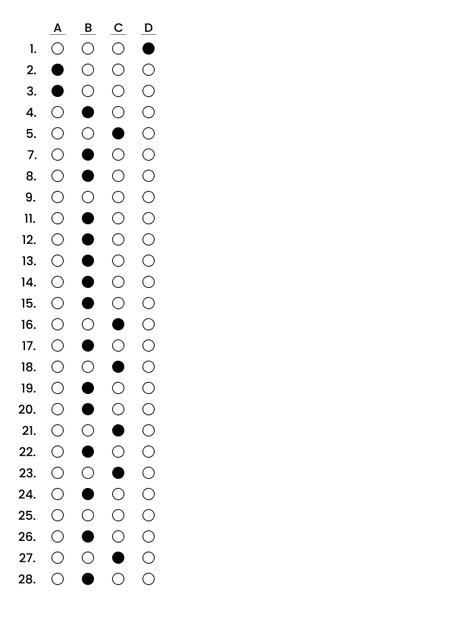
#> input picture list_img3.jpg, 451 x 638 px, shrunk from 595 x 842 before the run
$ python main.py
#> lines starting #> are read from the running program, lines starting #| are printed output that depends on the picture; after the words box and inside, x2 and y2 are one past the last pixel; in counts of white or black regions, pixels touching at a corner belong together; pictures that were not available may be replaced by others from this repository, and a replacement may not be noted
import cv2
import numpy as np


list_img = cv2.imread('list_img3.jpg', 1)
#> list_img is the input picture: shape (638, 451, 3); min 0, max 255, mean 249.3
list_img  = cv2.cvtColor(list_img, cv2.COLOR_BGR2GRAY)
#> list_img: shape (638, 451)
black_spot = cv2.imread('black_spot.jpg', 0)
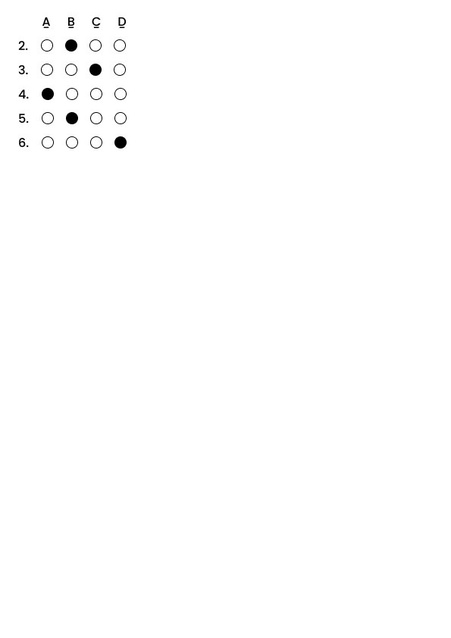
#> input picture list_img2.jpg, 451 x 638 px, shrunk from 595 x 842 before the run, given in place of black_spot.jpg, which was not available
#> black_spot is the input picture: shape (638, 451); min 0, max 255, mean 253.8
# black_spot = cv2.cvtColor(black_spot, cv2.COLOR_BGR2GRAY)
mark1 = cv2.imread('mark1-2.jpg', 0)
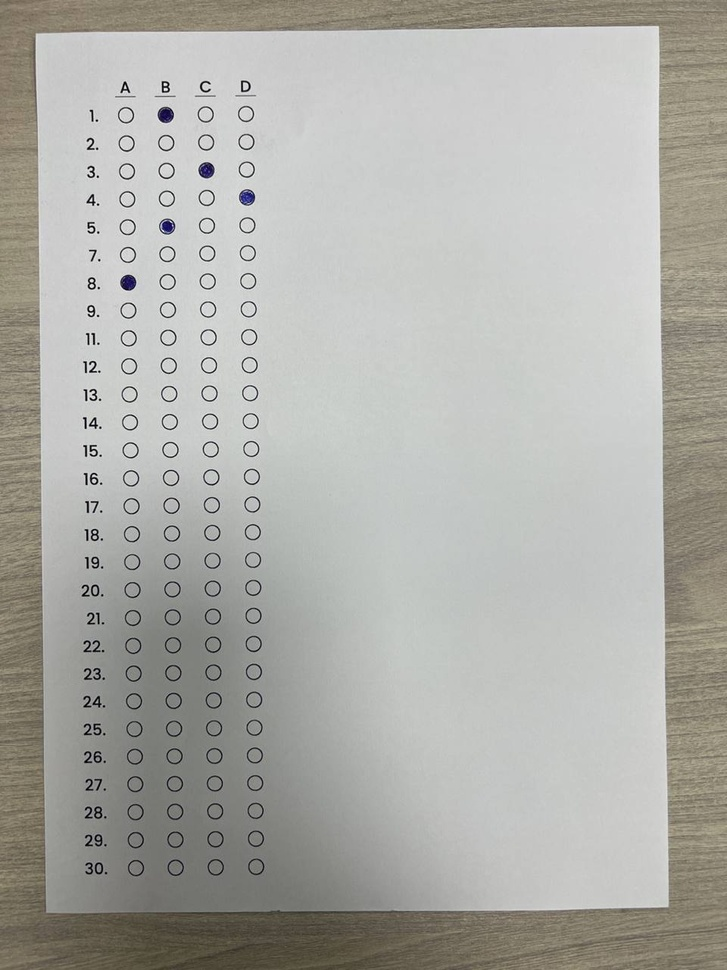
#> input picture list_img4.jpg, 727 x 970 px, shrunk from 960 x 1280 before the run, given in place of mark1-2.jpg, which was not available
#> mark1: shape (970, 727); min 0, max 250, mean 173.2
# mark1 = cv2.cvtColor(mark1, cv2.COLOR_BGR2GRAY)
mark2 = cv2.imread('mark2-2.jpg', 0)
# [5 lines of commented-out code are left out]

cv2.imshow('spot', black_spot)
cv2.waitKey()
cv2.destroyAllWindows()

result = cv2.matchTemplate(list_img, black_spot, cv2.TM_CCOEFF_NORMED)
#> result = [0.0177]
mark1_res = cv2.matchTemplate(list_img, mark1, cv2.TM_CCOEFF_NORMED)
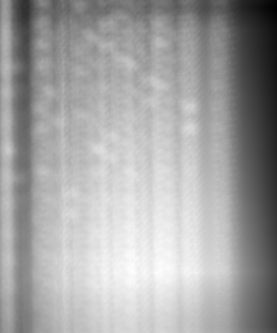
#> mark1_res: shape (333, 277) float32; min -0.0685, max 0.128, mean 0.0575; drawn with min black and max white
mark2_res = cv2.matchTemplate(list_img, mark2, cv2.TM_CCOEFF_NORMED)
# [4 lines of commented-out code are left out]

retval, threshold = cv2.threshold(list_img, 120, 255, cv2.THRESH_BINARY)
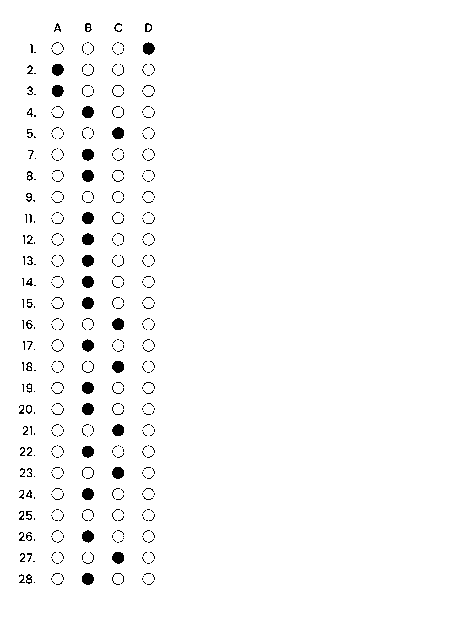
#> threshold: shape (638, 451); 97.9% white; 475 black regions (410 under 20 px), largest, box (x1, y1, x2, y2) and area: (112, 467, 124, 479) 116, (143, 42, 155, 55) 115, (82, 106, 94, 118) 115
retval_spot, spot_threshold = cv2.threshold(black_spot, 80, 255, cv2.THRESH_BINARY)
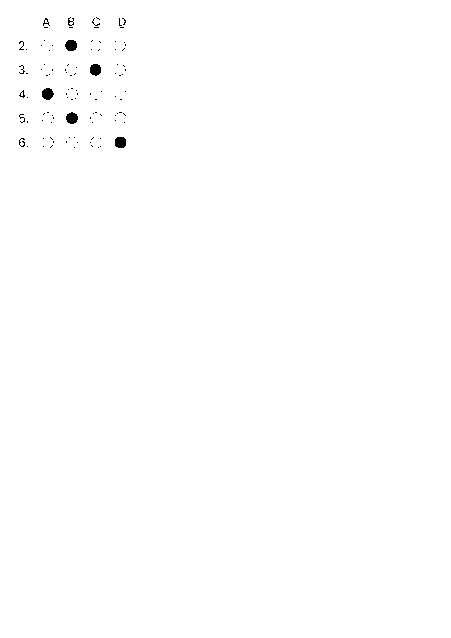
#> spot_threshold: shape (638, 451); 99.7% white; 102 black regions (94 under 20 px), largest, box (x1, y1, x2, y2) and area: (42, 88, 54, 100) 109, (65, 40, 77, 51) 108, (66, 112, 78, 124) 108

result = cv2.matchTemplate(threshold, spot_threshold, cv2.TM_CCOEFF_NORMED)
#> result = [0.00841]

cv2.imshow('list', spot_threshold)
cv2.waitKey()
cv2.destroyAllWindows()

min_val, max_val, min_loc, max_loc = cv2.minMaxLoc(result)
#> min_val = 0.00841; max_val = 0.00841; min_loc = (0, 0); max_loc = (0, 0)
# [4 lines of commented-out code are left out]

w = black_spot.shape[1]
#> w = 451
h = black_spot.shape[0]
#> h = 638

w_m1 = mark1.shape[1]
#> w_m1 = 727
h_m1 = mark1.shape[0]
#> h_m1 = 970

w_m2 = mark2.shape[1]
#> w_m2 = 727
h_m2 = mark2.shape[0]
#> h_m2 = 970

# [5 lines of commented-out code are left out]

treshhold = .90

yloc, xloc = np.where(result >= .90)
#> yloc = empty array; xloc = empty array
print(len(xloc))
#| 0
# print(xloc)
# print(yloc)

yloc_m1, xloc_m1 = np.where(mark1_res >= treshhold)
#> yloc_m1 = empty array; xloc_m1 = empty array
yloc_m2, xloc_m2 = np.where(mark2_res >= treshhold)
#> yloc_m2 = empty array; xloc_m2 = empty array

answers = {}

for i, (x, y) in enumerate(zip(xloc, yloc), 1):
    # print(f'spot{(x, y)}')
    answers[i] = (x, y)
    cv2.rectangle(threshold, (x, y), (x + w, y + h), (0, 255, 255), 2)
#> this loop made 0 passes
#> after the loop, answers = 0 items
print(f'answers: {answers}')
#| answers: {}
options = {}

for i, (x, y) in enumerate(zip(xloc_m1, yloc_m1), 1):
    # print(f'm1{(x, y)}')
    options[i] = x
    cv2.rectangle(list_img, (x, y), (x + w_m1, y + h_m1), (0, 255, 255), 2)
#> after the loop, options = 0 items

print(f'options: {options}')
#| options: {}

questions = {}
for i, (x, y) in enumerate(zip(xloc_m2, yloc_m2), 1):
    # print(f'm2{(x, y)}')
    questions[i] = y
    cv2.rectangle(list_img, (x, y), (x + w_m2, y + h_m2), (0, 255, 255), 2)
#> after the loop, questions = 0 items
print(f'questions: {questions}')
#| questions: {}

# cv2.rectangle(list_img, (123, 34), (123 + w_m1, 34 + h_m1), (0, 255, 255), 2)

cv2.imshow('list', threshold)
cv2.waitKey()
cv2.destroyAllWindows()

options = {'a': 50, 'b': 80, 'c': 110, 'd': 150}
